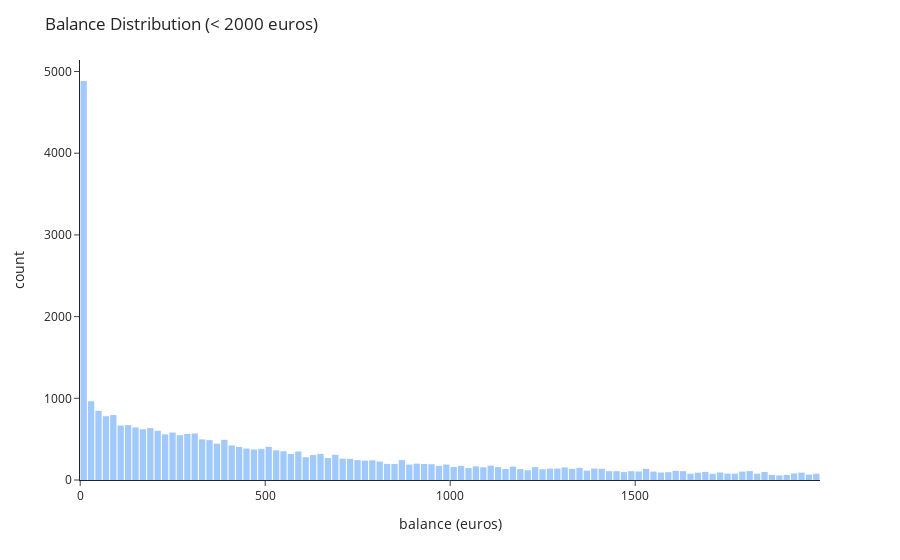

Notebook source saved alongside this figure:
### Code cell
plot = make_histogram(dataset[dataset["balance"] < 2000], "balance", "#62a6ff") 
plot.update_traces(marker_line_width=0, opacity=0.6)
plot["layout"]["xaxis"]["title"] = "balance (euros)"
plot.update_layout(template="simple_white", bargap=0.15, title="Balance Distribution (< 2000 euros)")

### Figure 1 — Plotly figure (JSON) as saved in the notebook; plotly's stock layout.template omitted (floating-point values rounded to 4 significant figures; data arrays with more than 128 entries replaced by an {"elided": "..."} marker saying what was removed)
{"data": [{"alignmentgroup": "True", "bingroup": "x", "hovertemplate": "balance=%{x}<br>count=%{y}<extra></extra>", "legendgroup": "", "marker": {"color": "#62a6ff", "line": {"width": 0}, "pattern": {"shape": ""}}, "name": "", "offsetgroup": "", "opacity": 0.6, "orientation": "v", "showlegend": false, "type": "histogram", "x": {"elided": "31062 int values"}, "xaxis": "x", "yaxis": "y"}], "layout": {"autosize": true, "bargap": 0.15, "barmode": "relative", "legend": {"tracegroupgap": 0}, "margin": {"t": 60}, "title": {"text": "Balance Distribution (< 2000 euros)"}, "xaxis": {"anchor": "y", "autorange": true, "domain": [0, 1], "range": [-0.5, 2000.0], "title": {"text": "balance (euros)"}, "type": "linear"}, "yaxis": {"anchor": "x", "autorange": true, "domain": [0, 1], "range": [0, 5141.0], "title": {"text": "count"}}}}
